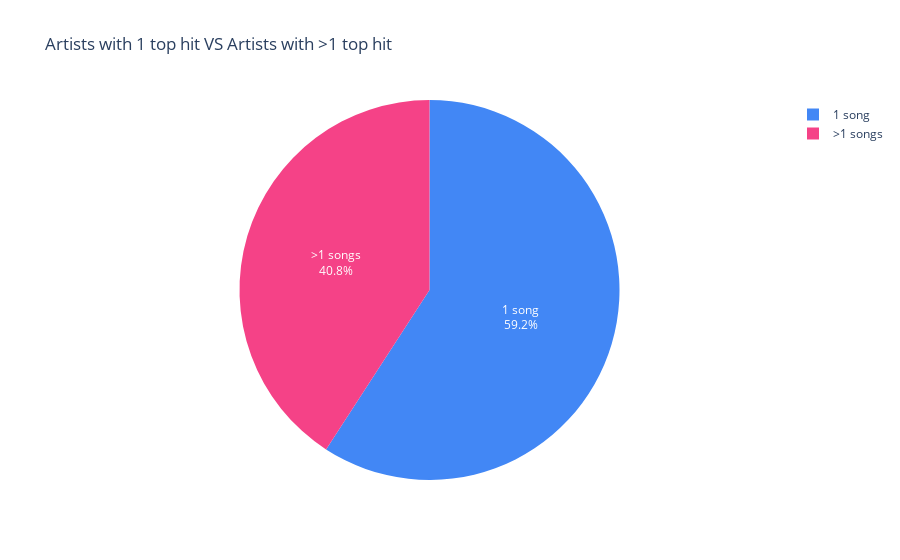

Notebook source saved alongside this figure:
### Code cell
#One Hit Wonder - Visualization 

artists_with_one_song = artists.loc[lambda x:x == 1]

iplot(px.pie(values=[len(artists_with_one_song), len(artists)-len(artists_with_one_song)],
             names=['1 song', '>1 songs'], 
             title="Artists with 1 top hit VS Artists with >1 top hit",
             color_discrete_sequence=['#4287f5', '#f54287']
      ).update_traces(textinfo='label+percent'))

### Figure 1 — Plotly figure (JSON) as saved in the notebook; plotly's stock layout.template omitted (floating-point values rounded to 4 significant figures)
{"data": [{"domain": {"x": [0, 1], "y": [0, 1]}, "hovertemplate": "label=%{label}<br>value=%{value}<extra></extra>", "labels": ["1 song", ">1 songs"], "legendgroup": "", "name": "", "showlegend": true, "textinfo": "label+percent", "type": "pie", "values": [494, 341]}], "layout": {"legend": {"tracegroupgap": 0}, "piecolorway": ["#4287f5", "#f54287"], "title": {"text": "Artists with 1 top hit VS Artists with >1 top hit"}}}
